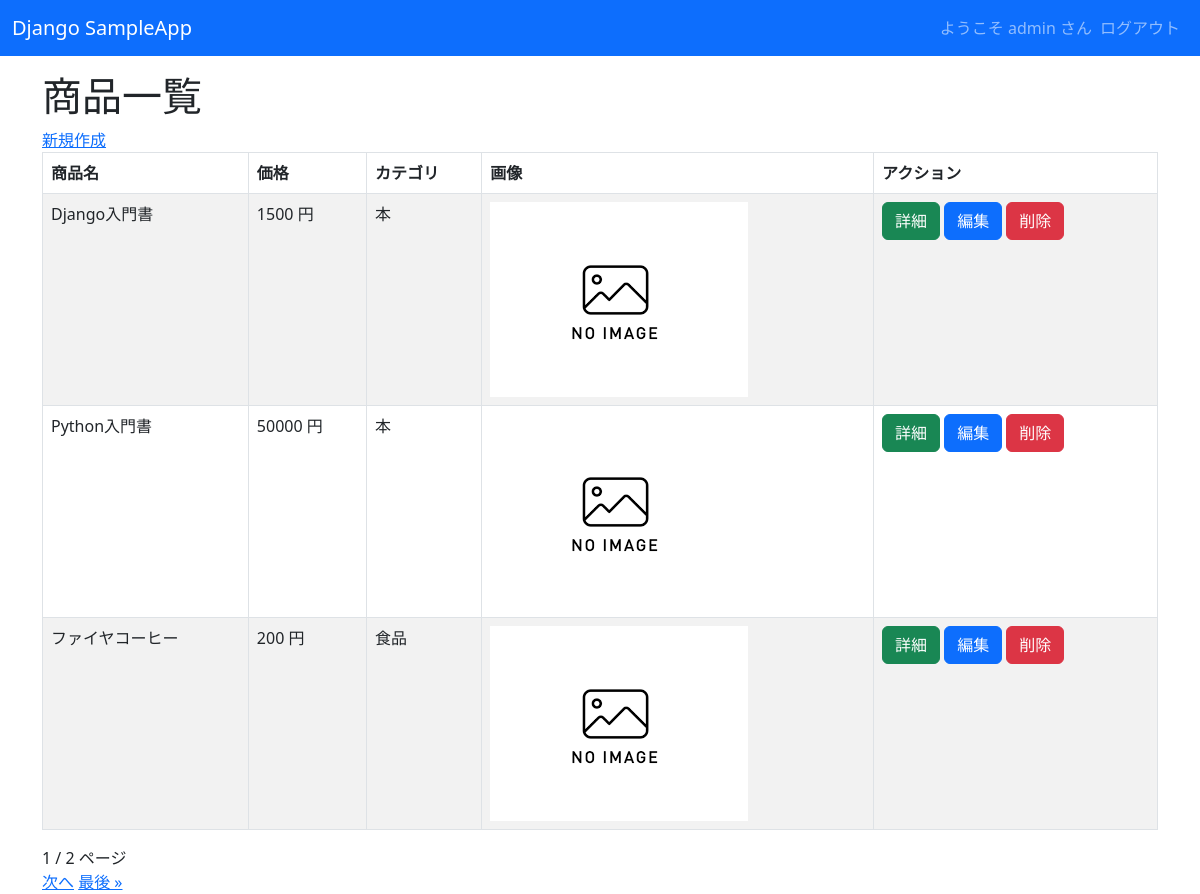
Screenshot of /sample_app/ (signed in) with the database file from the repository.
### sample_app/models.py (models this page shows, shortened)
class Product(models.Model):
    name = models.CharField(max_length=200)
    price = models.PositiveIntegerField()
    category = models.ForeignKey(Category, on_delete=models.CASCADE) #リレーション
    img = models.ImageField(blank=True, default='noImage.png')
    content = models.TextField(blank=True, null=True)#説明欄　空欄などを許可する

class Category(models.Model):
    name = models.CharField(max_length=200)
    def __str__(self):
        return self.name

### sample_app/views.py (the view)
# urls.py: path('sample_app/', views.ProductListView.as_view(), name="list"), #一覧ページURL
class ProductListView(LoginRequiredMixin, ListView):
    model = Product
    template_name = "list.html"
    paginate_by = 3

### sample_app/templates/sample_app/product_list.html (shortened to what this page needs)
{% extends "base.html" %}
{% block content %}
	<h1>商品一覧</h1>
	<a href="{% url 'new' %}">新規作成</a>
	<table class="table table-striped table-hover table-bordered">
			<thead>
				<tr>
					<th>商品名</th>
					<th>価格</th>
					<th>カテゴリ</th>
					<th>画像</th>
					<th>アクション</th>
				</tr>
			</thead>
			{% for product in object_list %}
				<tr>
					<td>{{ product.name}}</td>
					<td>{{ product.price}} 円</td>
					<td>{{ product.category }}</td>
					<td><img src="{{ product.img.url }}" style="width: 100px height:auto;"></td>
					<td>
						<button class="btn btn-success" onclick="location.href='{% url 'detail' pk=product.pk %}'">詳細</button>
						<button class="btn btn-primary" onclick="location.href='{% url 'edit' pk=product.pk %}'">編集</button>
						<button class="btn btn-danger" onclick="location.href='{% url 'delete' pk=product.pk %}'">削除</button>
					</td>
				</tr>
			{% endfor %}
	</table>
	{{ page_obj.number }} / {{ page_obj.paginator.num_pages }} ページ<br>
	{% if page_obj.has_next %}
		<a href="?page={{ page_obj.next_page_number }}">次へ</a>
		<a href="?page={{ page_obj.paginator.num_pages }}">最後 &raquo;</a>
{% endif %}
{% endblock %}

### sample_app/templates/base.html (shortened to what this page needs)
<!DOCTYPE html>
<html lang="ja">
<head>
    <link href="https://cdn.jsdelivr.net/npm/bootstrap@5.3.0-alpha3/dist/css/bootstrap.min.css" rel="stylesheet">
</head>
<body>
    <nav class="navbar navbar-expand-lg navbar-dark bg-primary" style="margin-bottom: 1rem;">
        <div class="container-fluid">
            <a class="navbar-brand" href="{% url 'list' %}">Django SampleApp</a>
            <div class="collapse navbar-collapse" id="navbarNav">
                <ul class="navbar-nav ms-auto">
                    {% if request.user.is_authenticated %}
                    <span class="navbar-text">
                        ようこそ {{ user.get_username }} さん
                    </span>
                    <li class="nav-item">
                        <form action="{% url 'logout' %}" method="post">
                            <input class="nav-link" type="submit" value="ログアウト">
                        </form>
                    </li>
                    {% else %}
                        <li class="nav-item">
                            <a class="nav-link" href="{% url 'login' %}">ログイン</a>
                        </li>
                    {% endif %}
                </ul>
            </div>
        </div>
    </nav>
    <div class="container">
        <h1>{% block content %}{% endblock %}</h1>
    </div>
</body>
</html>

### rows the page displays
Product: name "Django入門書", price "1500", category "本", img (placeholder picture)
Product: name "Python入門書", price "50000", category "本", img (placeholder picture)
Product: name "ファイヤコーヒー", price "200", category "食品", img (placeholder picture)

### other values shown
{{ user.get_username }} "admin"
{{ page_obj.number }} "1"
{{ page_obj.paginator.num_pages }} "2"
